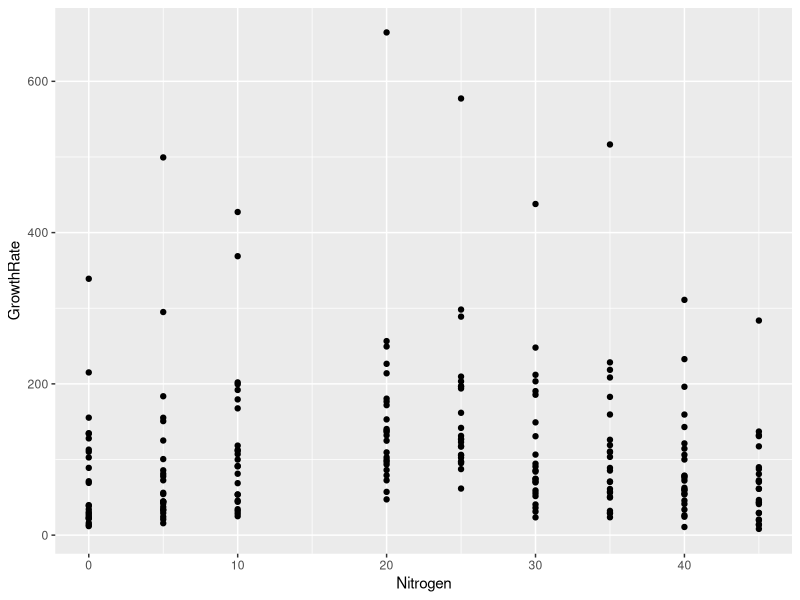
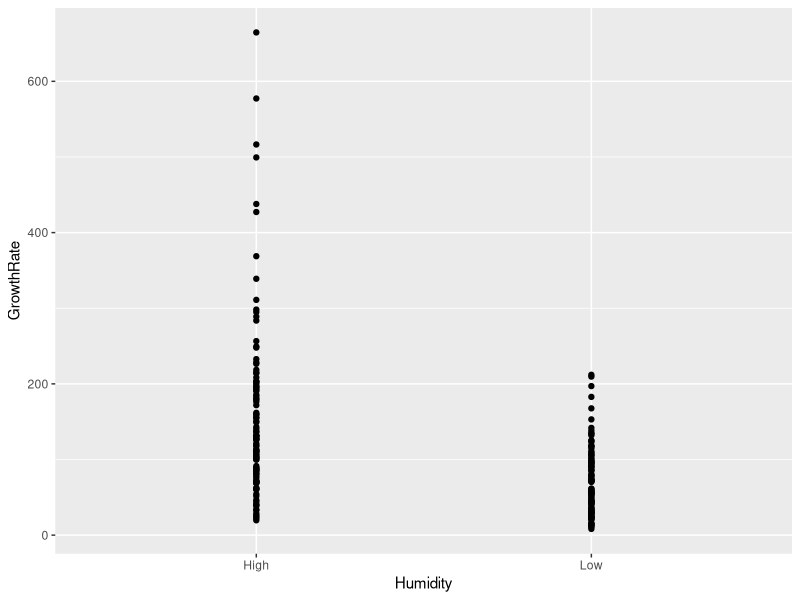
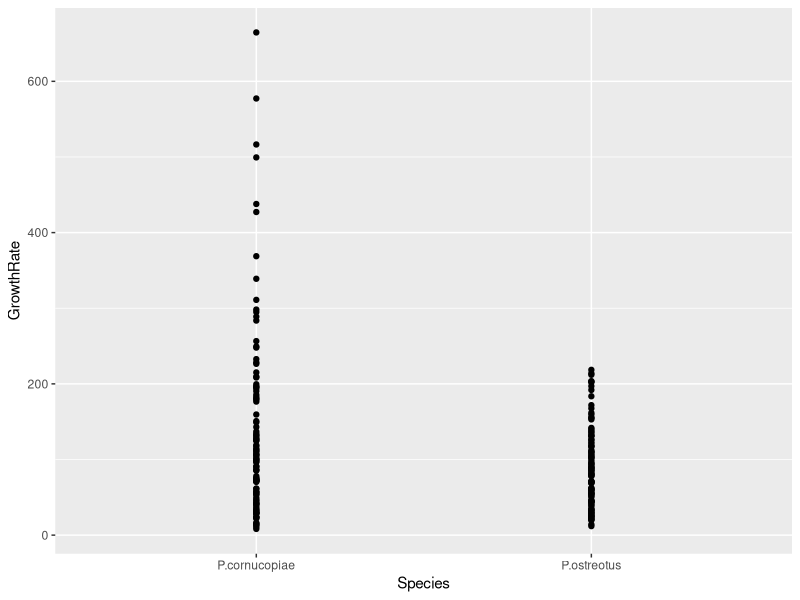
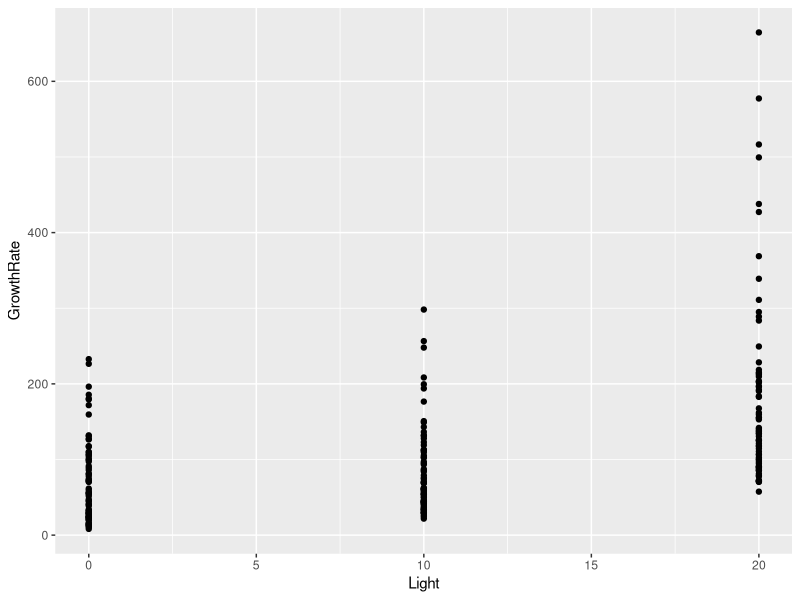
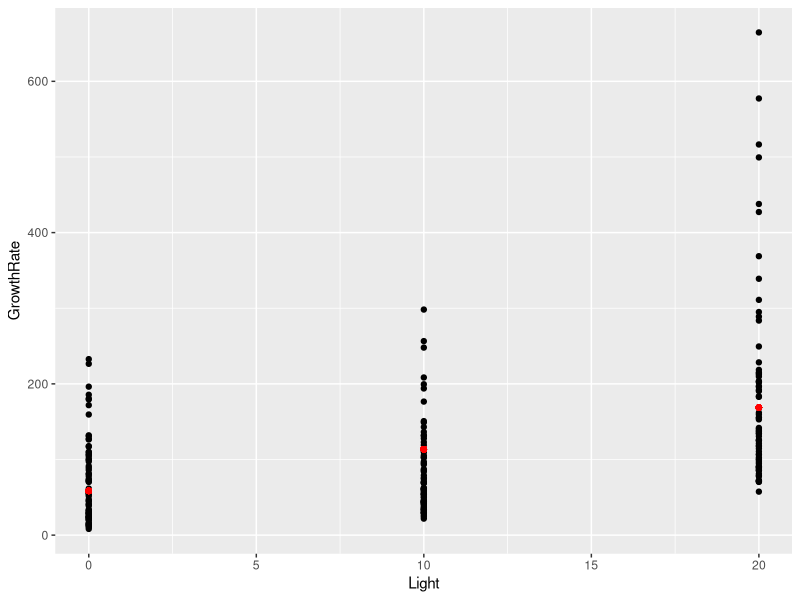

R code for these plots, in order:
library(tidyverse)
library(modelr)

#### 1. ####
df <- read.csv("mushroom_growth.csv")
df
names(df)
# dependent = GrowthRate

#### 2. Plots ####
ggplot(df,aes(y=GrowthRate,x=Nitrogen))+
  geom_point()

ggplot(df,aes(y=GrowthRate,x=Humidity))+
  geom_point()

ggplot(df,aes(y=GrowthRate,x=Species))+
  geom_point()

ggplot(df,aes(y=GrowthRate,x=Light))+
  geom_point()



#### 3. Models ####
mod1 <- lm(df, formula = GrowthRate ~ Species)
mod2 <- aov(df,formula = GrowthRate ~ Light)

summary(mod1)
summary(mod2)



#### 4. MSE ####

mod1mse <- mean(residuals(mod1)^2)
mod2mse <- mean(residuals(mod2)^2)

#### 5. ####
# mod2 is better because it has a smaller MSE


#### 6. Predictions ####

mod2.pred <- add_predictions(df,mod2)


#### 7. Plot Prediction ####

ggplot(mod2.pred,aes(x=Light))+
  geom_point(aes(y=GrowthRate)) +
  geom_point(aes(y=pred),color="red")






